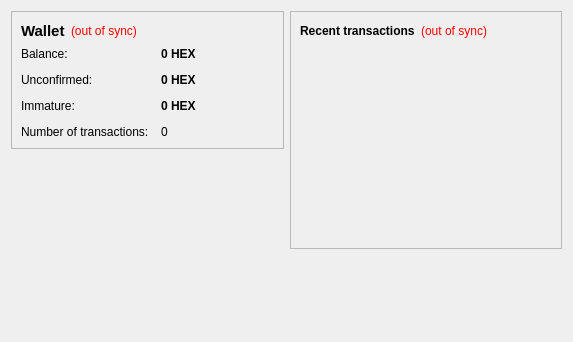
<?xml version="1.0" encoding="UTF-8"?>
<ui version="4.0">
 <class>OverviewPage</class>
 <widget class="QWidget" name="OverviewPage">
  <property name="geometry">
   <rect>
    <x>0</x>
    <y>0</y>
    <width>573</width>
    <height>342</height>
   </rect>
  </property>
  <property name="windowTitle">
   <string>Form</string>
  </property>
  <layout class="QHBoxLayout" name="horizontalLayout" stretch="1,1">
   <item>
    <layout class="QVBoxLayout" name="verticalLayout_2">
     <item>
      <widget class="QFrame" name="frame">
       <property name="frameShape">
        <enum>QFrame::StyledPanel</enum>
       </property>
       <property name="frameShadow">
        <enum>QFrame::Raised</enum>
       </property>
       <layout class="QVBoxLayout" name="verticalLayout_4">
        <item>
         <layout class="QHBoxLayout" name="horizontalLayout_4">
          <item>
           <widget class="QLabel" name="label_5">
            <property name="font">
             <font>
              <pointsize>11</pointsize>
              <weight>75</weight>
              <bold>true</bold>
             </font>
            </property>
            <property name="text">
             <string>Wallet</string>
            </property>
           </widget>
          </item>
          <item>
           <widget class="QLabel" name="labelWalletStatus">
            <property name="toolTip">
             <string>The displayed information may be out of date. Your wallet automatically synchronizes with the HeisenbergHex network after a connection is established, but this process has not completed yet.</string>
            </property>
            <property name="styleSheet">
             <string notr="true">QLabel { color: red; }</string>
            </property>
            <property name="text">
             <string notr="true">(out of sync)</string>
            </property>
            <property name="alignment">
             <set>Qt::AlignLeading|Qt::AlignLeft|Qt::AlignVCenter</set>
            </property>
           </widget>
          </item>
          <item>
           <spacer name="horizontalSpacer_2">
            <property name="orientation">
             <enum>Qt::Horizontal</enum>
            </property>
            <property name="sizeHint" stdset="0">
             <size>
              <width>40</width>
              <height>20</height>
             </size>
            </property>
           </spacer>
          </item>
         </layout>
        </item>
        <item>
         <layout class="QFormLayout" name="formLayout_2">
          <property name="fieldGrowthPolicy">
           <enum>QFormLayout::AllNonFixedFieldsGrow</enum>
          </property>
          <property name="horizontalSpacing">
           <number>12</number>
          </property>
          <property name="verticalSpacing">
           <number>12</number>
          </property>
          <item row="0" column="0">
           <widget class="QLabel" name="label">
            <property name="text">
             <string>Balance:</string>
            </property>
           </widget>
          </item>
          <item row="0" column="1">
           <widget class="QLabel" name="labelBalance">
            <property name="font">
             <font>
              <weight>75</weight>
              <bold>true</bold>
             </font>
            </property>
            <property name="cursor">
             <cursorShape>IBeamCursor</cursorShape>
            </property>
            <property name="toolTip">
             <string>Your current balance</string>
            </property>
            <property name="text">
             <string notr="true">0 HEX</string>
            </property>
            <property name="textInteractionFlags">
             <set>Qt::LinksAccessibleByMouse|Qt::TextSelectableByKeyboard|Qt::TextSelectableByMouse</set>
            </property>
           </widget>
          </item>
          <item row="1" column="0">
           <widget class="QLabel" name="label_3">
            <property name="text">
             <string>Unconfirmed:</string>
            </property>
           </widget>
          </item>
          <item row="1" column="1">
           <widget class="QLabel" name="labelUnconfirmed">
            <property name="font">
             <font>
              <weight>75</weight>
              <bold>true</bold>
             </font>
            </property>
            <property name="cursor">
             <cursorShape>IBeamCursor</cursorShape>
            </property>
            <property name="toolTip">
             <string>Total of transactions that have yet to be confirmed, and do not yet count toward the current balance</string>
            </property>
            <property name="text">
             <string notr="true">0 HEX</string>
            </property>
            <property name="textInteractionFlags">
             <set>Qt::LinksAccessibleByMouse|Qt::TextSelectableByKeyboard|Qt::TextSelectableByMouse</set>
            </property>
           </widget>
          </item>
          <item row="3" column="0">
           <widget class="QLabel" name="label_2">
            <property name="text">
             <string>Number of transactions:</string>
            </property>
           </widget>
          </item>
          <item row="3" column="1">
           <widget class="QLabel" name="labelNumTransactions">
            <property name="toolTip">
             <string>Total number of transactions in wallet</string>
            </property>
            <property name="text">
             <string notr="true">0</string>
            </property>
           </widget>
          </item>
          <item row="2" column="0">
           <widget class="QLabel" name="labelImmatureText">
            <property name="text">
             <string>Immature:</string>
            </property>
           </widget>
          </item>
          <item row="2" column="1">
           <widget class="QLabel" name="labelImmature">
            <property name="font">
             <font>
              <weight>75</weight>
              <bold>true</bold>
             </font>
            </property>
            <property name="toolTip">
             <string>Mined balance that has not yet matured</string>
            </property>
            <property name="text">
             <string notr="true">0 HEX</string>
            </property>
            <property name="textInteractionFlags">
             <set>Qt::LinksAccessibleByMouse|Qt::TextSelectableByKeyboard|Qt::TextSelectableByMouse</set>
            </property>
           </widget>
          </item>
         </layout>
        </item>
       </layout>
      </widget>
     </item>
     <item>
      <spacer name="verticalSpacer">
       <property name="orientation">
        <enum>Qt::Vertical</enum>
       </property>
       <property name="sizeHint" stdset="0">
        <size>
         <width>20</width>
         <height>40</height>
        </size>
       </property>
      </spacer>
     </item>
     <item>
      <widget class="QLabel" name="label_6">
       <property name="text">
        <string/>
       </property>
       <property name="pixmap">
        <pixmap resource="../bitcoin.qrc">:/images/backg</pixmap>
       </property>
       <property name="scaledContents">
        <bool>false</bool>
       </property>
       <property name="alignment">
        <set>Qt::AlignCenter</set>
       </property>
       <property name="margin">
        <number>-2</number>
       </property>
      </widget>
     </item>
    </layout>
   </item>
   <item>
    <layout class="QVBoxLayout" name="verticalLayout_3">
     <item>
      <widget class="QFrame" name="frame_2">
       <property name="frameShape">
        <enum>QFrame::StyledPanel</enum>
       </property>
       <property name="frameShadow">
        <enum>QFrame::Raised</enum>
       </property>
       <layout class="QVBoxLayout" name="verticalLayout">
        <item>
         <layout class="QHBoxLayout" name="horizontalLayout_2">
          <item>
           <widget class="QLabel" name="label_4">
            <property name="text">
             <string>&lt;b&gt;Recent transactions&lt;/b&gt;</string>
            </property>
           </widget>
          </item>
          <item>
           <widget class="QLabel" name="labelTransactionsStatus">
            <property name="toolTip">
             <string>The displayed information may be out of date. Your wallet automatically synchronizes with the HeisenbergHex network after a connection is established, but this process has not completed yet.</string>
            </property>
            <property name="styleSheet">
             <string notr="true">QLabel { color: red; }</string>
            </property>
            <property name="text">
             <string notr="true">(out of sync)</string>
            </property>
            <property name="alignment">
             <set>Qt::AlignRight|Qt::AlignTrailing|Qt::AlignVCenter</set>
            </property>
           </widget>
          </item>
          <item>
           <spacer name="horizontalSpacer">
            <property name="orientation">
             <enum>Qt::Horizontal</enum>
            </property>
            <property name="sizeHint" stdset="0">
             <size>
              <width>40</width>
              <height>20</height>
             </size>
            </property>
           </spacer>
          </item>
         </layout>
        </item>
        <item>
         <widget class="QListView" name="listTransactions">
          <property name="styleSheet">
           <string notr="true">QListView { background: transparent; }</string>
          </property>
          <property name="frameShape">
           <enum>QFrame::NoFrame</enum>
          </property>
          <property name="verticalScrollBarPolicy">
           <enum>Qt::ScrollBarAlwaysOff</enum>
          </property>
          <property name="horizontalScrollBarPolicy">
           <enum>Qt::ScrollBarAlwaysOff</enum>
          </property>
          <property name="selectionMode">
           <enum>QAbstractItemView::NoSelection</enum>
          </property>
         </widget>
        </item>
       </layout>
      </widget>
     </item>
     <item>
      <spacer name="verticalSpacer_2">
       <property name="orientation">
        <enum>Qt::Vertical</enum>
       </property>
       <property name="sizeHint" stdset="0">
        <size>
         <width>20</width>
         <height>40</height>
        </size>
       </property>
      </spacer>
     </item>
    </layout>
   </item>
  </layout>
 </widget>
 <resources/>
 <connections/>
</ui>
